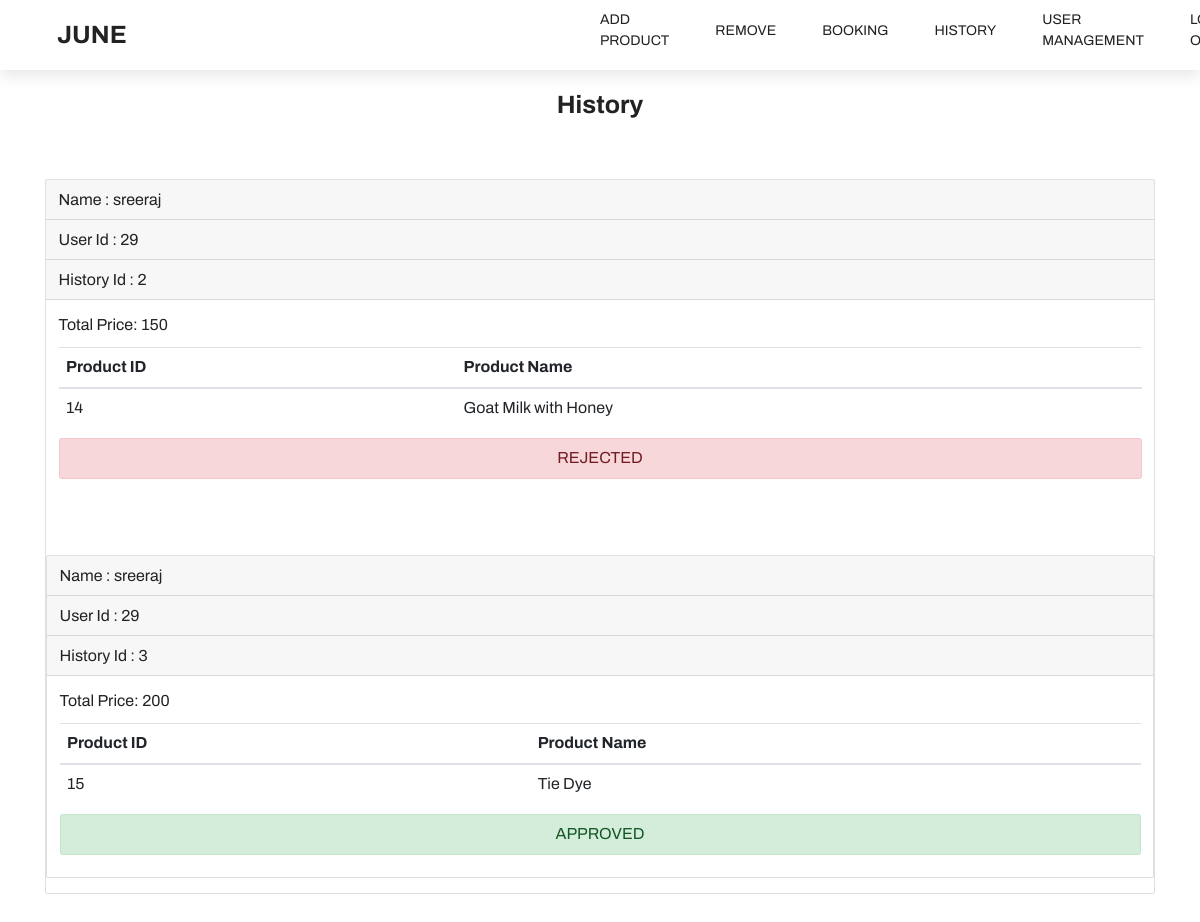
The page /history.php on the database its author committed.
### tables this page shows
CREATE TABLE `history` (
  `h_id` int(11) NOT NULL,
  `b_id` int(11) NOT NULL,
  `u_id` int(11) NOT NULL,
  `p_ids` varchar(100) NOT NULL,
  `price` varchar(50) NOT NULL,
  `status` varchar(20) NOT NULL
);

CREATE TABLE `user_credentials` (
  `u_id` int(11) NOT NULL,
  `first_name` varchar(30) NOT NULL,
  `last_name` varchar(30) NOT NULL,
  `mobile_number` varchar(30) NOT NULL,
  `email` varchar(30) NOT NULL,
  `date_of_birth` date NOT NULL,
  `address` varchar(500) NOT NULL,
  `passphrase` varchar(50) NOT NULL
);

CREATE TABLE `products` (
  `p_id` int(11) NOT NULL,
  `name` varchar(100) NOT NULL,
  `photo` longblob NOT NULL,
  `price` varchar(100) NOT NULL,
  `status` varchar(30) NOT NULL,
  `rating` varchar(20) NOT NULL,
  `availability` varchar(30) NOT NULL,
  `details` varchar(300) NOT NULL
);

### history.php (the view, shortened to what this page needs)
<?php
include './common/CommonAdminHeader.php';
$sql = "SELECT b.b_id, b.u_id, b.p_ids, b.price, b.status, u.first_name
        FROM history b
        INNER JOIN user_credentials u ON b.u_id = u.u_id";
$result = $conn->query($sql);
echo '<div class="container mt-5 p-5" >';
echo '<center class="mt-5">
    <h1><strong>History</strong></h1>
    </center>';
while ($row = $result->fetch_assoc()) {
    echo '<br>';
    $b_id = $row["b_id"];
    $u_id = $row["u_id"];
    $p_ids = $row["p_ids"];
    $price = $row["price"];
    $status = $row["status"];
    $user_first_name = $row["first_name"];
    echo '<div class="card mb-4 mt-5">';
    echo '<div class="card-header"> Name : ' . $user_first_name . '</div>';
    echo '<div class="card-header"> User Id : ' . $u_id . '</div>';
    echo '<div class="card-header"> History Id : ' . $b_id . '</div>';
    echo '<div class="card-body">';
    echo '<p>Total Price: ' . $price . '</p>';
    $p_ids_array = explode(',', $p_ids);
    echo '<table class="table">
            <thead>
                <tr>
                    <th>Product ID</th>
                    <th>Product Name</th>
                </tr>
            </thead>
            <tbody>';
    foreach ($p_ids_array as $p_id) {
        $product_query = "SELECT p_id, name FROM products WHERE p_id = $p_id";
        $product_result = $conn->query($product_query);
        while ($product_row = $product_result->fetch_assoc()) {
            $product_id = $product_row["p_id"];
            $product_name = $product_row["name"];
            echo '<tr>
                    <td>' . $product_id . '</td>
                    <td>' . $product_name . '</td>
                  </tr>';
        }
    }
    echo '</tbody>
          </table>';
    echo '<center>';
    if($status == 'APPROVED' || $status == 'approved')
    {
        echo '<div class="alert alert-success" role="alert">' . $status . '
            </div';
    }
    else if ($status == 'REJECTED' || $status == 'rejected')
    {
        echo '<div class="alert alert-danger" role="alert">' . $status . '
            </div';
    }
    echo '</div>';
    echo '</div>';
}
echo '</div>';
?>

### common/CommonAdminHeader.php (shortened to what this page needs)
<!DOCTYPE html>
<html lang="en">
<head>
  <link rel="stylesheet" href="https://cdnjs.cloudflare.com/ajax/libs/Glide.js/3.4.1/css/glide.core.css">
  <link rel="stylesheet" href="https://cdnjs.cloudflare.com/ajax/libs/Glide.js/3.4.1/css/glide.theme.min.css">
  <link rel="stylesheet" href="https://unpkg.com/aos@next/dist/aos.css" />
    <link rel="stylesheet" href="https://cdn.jsdelivr.net/npm/bootstrap@4.4.1/dist/css/bootstrap.min.css">
  <link rel="stylesheet" href="./styles/styles.css" />
</head>
<body>
  <header id="header" class="header">
    <div class="navigation">
      <div class="container">
        <nav class="nav">
          <div class="nav__logo">
            <a href="index.php" class="scroll-link">
              JUNE
            </a>
          </div>
          <div class="nav__menu">
            <ul class="nav__list">
              <li class="nav__item">
                <a href="add_product.php" class="nav__link scroll-link pr-5">add product</a>
              </li>
              <li class="nav__item">
                <a href="remove_update.php" class="nav__link scroll-link pr-5">remove</a>
              </li>
              <li class="nav__item">
                <a href="booking.php" class="nav__link scroll-link pr-5">booking</a>
              </li>
              <li class="nav__item">
                <a href="history.php" class="nav__link scroll-link pr-5">history</a>
              </li>
              <li class="nav__item">
                <a href="user_management.php" class="nav__link scroll-link pr-5">user management</a>
              </li>
              <li class="nav__item">
                <a href="login.php?from_admin=555" class="nav__link scroll-link pr-5">log out</a>
              </li>
            </ul>
          </div>
        </nav>
      </div>
    </div>
  </header>

### styles/styles.css (style rules this page uses)
:root { --primaryColor: #f1f1f1; --black: #222; --black2: #555; --black3: #252525; --black4: #000; --black5: #212529; --orange: #eb0028; --white: #fff; --grey: #959595; --grey2: #666; --grey3: #ccc; --secondaryColor: #2b1f4d; --yellow: #ffcc00; --green: #59b210; --blue: rgb(56, 10, 223); }
* { margin: 0; padding: 0; box-sizing: inherit; }
html { font-size: 62.5%; box-sizing: border-box; scroll-behavior: smooth; overflow-x: hidden; }
body { overflow-x: hidden; }
body, input { font-size: 1.6rem; font-weight: 400; font-family: "Archivo", sans-serif; color: var(--black); }
a { text-decoration: none; }
ul { list-style: none; }
.header { position: relative; }
.container { max-width: 117rem; margin: 0 auto; padding: 0 1.6rem; }
.navigation { position: relative; height: 7rem; box-shadow: 0 0.5rem 1.5rem rgba(0, 0, 0, 0.1); }
.nav { display: flex; align-items: center; justify-content: space-between; height: 100%; height: 7rem; padding: 0 1rem; }
.nav__logo a { font-size: 2.5rem; color: var(--black); padding: 1.6rem; font-weight: 700; }
.nav__menu { width: 50%; }
.nav__list { display: flex; align-items: center; height: 100%; width: 50%; }
.nav__item:not(:last-child) { margin-right: 1.6rem; }
.nav__list .nav__link:link, .nav__list .nav__link:visited { display: inline-block; font-size: 1.4rem; text-transform: uppercase; color: var(--black); transition: color 0.3s ease-in-out; }

### common/CommonAdminHeader.php (style rules this page uses)
.header { position: fixed; top: 0; left: 0; right: 0; background-color: #fff; z-index: 1000; }

### rows shown on the page
history: u.first_name "sreeraj", u "29", b "2", price "150", status "REJECTED"
products: p_id "14", name "Goat Milk with Honey"
history: u.first_name "sreeraj", u "29", b "3", price "200", status "APPROVED"
products: p_id "15", name "Tie Dye"
